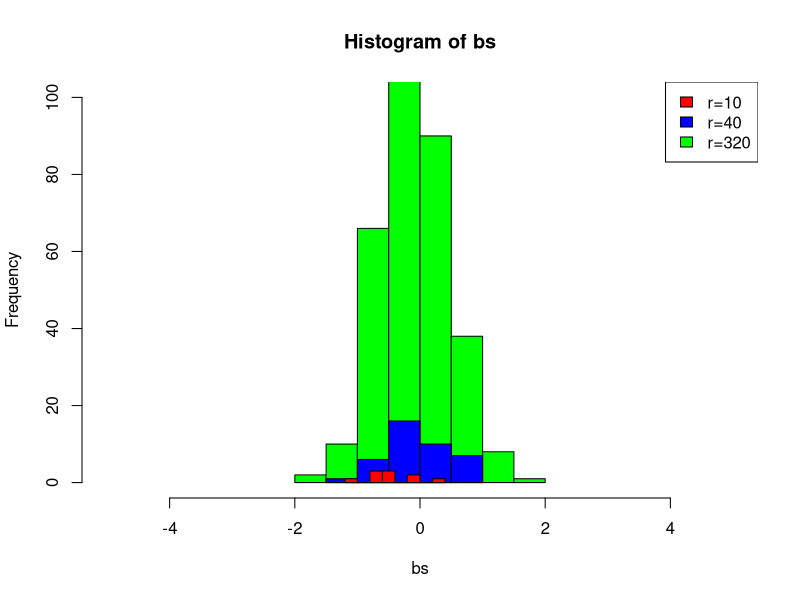
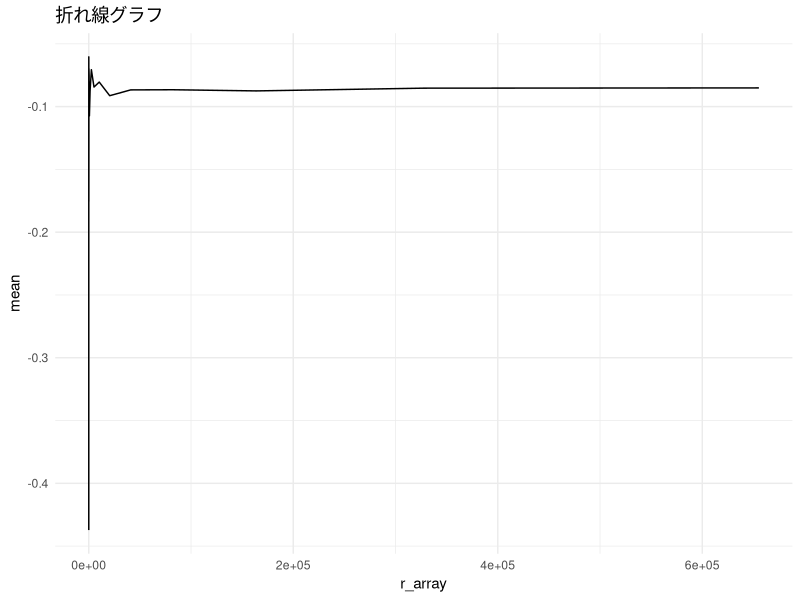

The R script that drew these images, in order:
setwd('Z:/stats_work')
set.seed(022)#乱数を設定
Data <- c(rnorm(2000,mean=0,sd=5))#平均値0標準偏差5の正規分布から2000個データをサンプリング
r_array <- 10 * 2^(0:floor(log2(1000000/10)))#rの値を格納する配列を宣言
r_mean_array <- numeric(length(r_array))#rの値に対応した平均値を格納する配列を宣言
for( k in length(r_array):1){#
    n <- 100
    r <- r_array[k]
    bs <- numeric(r)
    for(i in r:1){
        bs[i] <- mean(sample(Data,n,replace=TRUE))
    }
    if(r == 10){
        hist(bs,col='red',add=TRUE)
    }
    if(r == 40){
        hist(bs,col='blue',add=TRUE)
    }
    if(r == 320){
        hist(bs,col='green',xlim = c(-5, 5), ylim = c(0, 100))
    }
    r_mean_array[k] <- mean(bs)
}#ブートストラップ処理を実行
legend("topright", legend = c("r=10", "r=40", "r=320"), fill = c("red", "blue", "green"))#凡例を追加

#install.packages("ggplot2")
# ライブラリの読み込み
library(ggplot2)
# グラフの作成
df <- data.frame(r = r_array, mean = r_mean_array)
# 折れ線グラフの描画
png("Q7-4.png",width=400,height=400)
ggplot(df, aes(x = r, y = mean)) +
  geom_line() +
  labs(title = "折れ線グラフ",
       x = "r_array",
       y = "mean") +
  theme_minimal()

dev.off()
